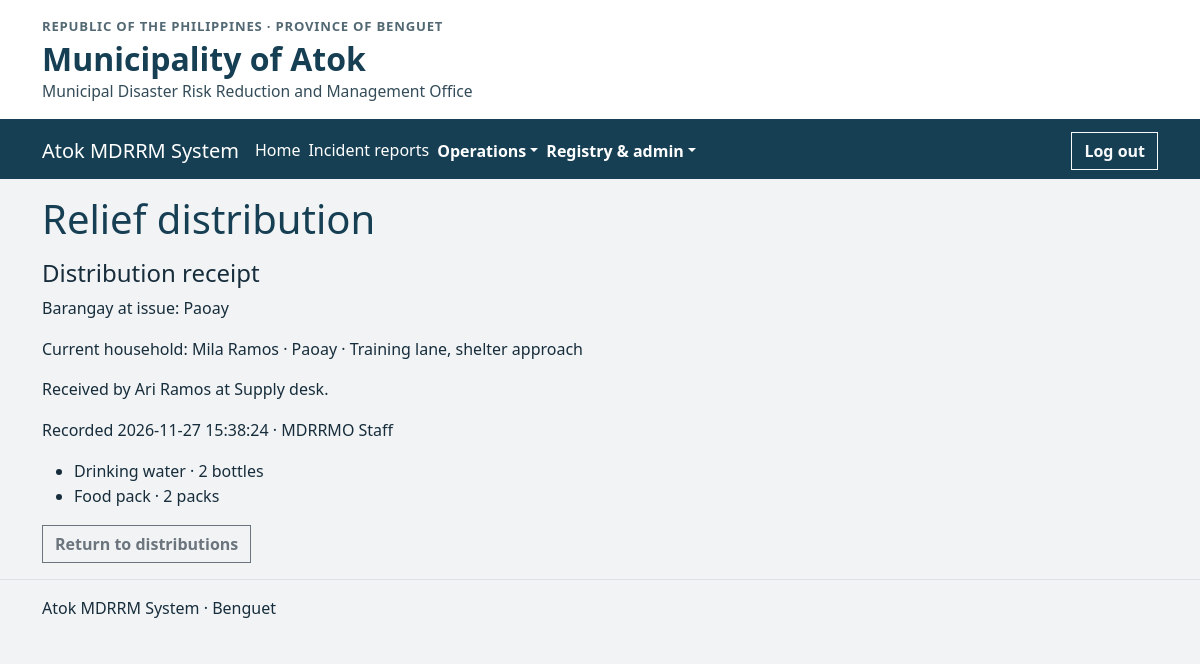
The page /relief_distribution.php?receipt=1 (signed in) on the database its author committed.
### tables this page shows
CREATE TABLE relief_distributions (
    id INT UNSIGNED AUTO_INCREMENT PRIMARY KEY,
    household_id INT UNSIGNED NOT NULL,
    point_id INT UNSIGNED NOT NULL,
    receiver VARCHAR(100) NOT NULL,
    staff_id INT UNSIGNED NOT NULL,
    distributed_at TIMESTAMP NOT NULL DEFAULT CURRENT_TIMESTAMP,
    barangay_at_issue VARCHAR(40) NULL,
    submission_key CHAR(32) NOT NULL UNIQUE,
    INDEX idx_relief_distributions_distributed_at (distributed_at),
    FOREIGN KEY (household_id) REFERENCES households(id),
    FOREIGN KEY (point_id) REFERENCES relief_points(id),
    FOREIGN KEY (staff_id) REFERENCES accounts(id)
);

CREATE TABLE household_members (
    id INT UNSIGNED AUTO_INCREMENT PRIMARY KEY,
    household_id INT UNSIGNED NOT NULL,
    full_name VARCHAR(100) NOT NULL,
    active BOOLEAN NOT NULL DEFAULT TRUE,
    UNIQUE (household_id, id),
    FOREIGN KEY (household_id) REFERENCES households(id)
);

CREATE TABLE households (
    latitude DECIMAL(10,7),
    longitude DECIMAL(10,7),
    id INT UNSIGNED AUTO_INCREMENT PRIMARY KEY,
    barangay VARCHAR(40) NOT NULL,
    address VARCHAR(255) NOT NULL,
    emergency_name VARCHAR(100) NOT NULL,
    emergency_phone VARCHAR(13) NOT NULL,
    registry_reason VARCHAR(24) NOT NULL,
    vulnerability VARCHAR(40) NOT NULL,
    hazard_notes VARCHAR(500) NOT NULL DEFAULT ''
);

CREATE TABLE relief_points (
    latitude DECIMAL(10,7),
    longitude DECIMAL(10,7),
    active BOOLEAN NOT NULL DEFAULT TRUE,
    id INT UNSIGNED AUTO_INCREMENT PRIMARY KEY,
    name VARCHAR(100) NOT NULL,
    barangay VARCHAR(40) NOT NULL,
    address VARCHAR(255) NOT NULL,
    UNIQUE (barangay,name)
);

CREATE TABLE accounts (
    id INT UNSIGNED AUTO_INCREMENT PRIMARY KEY,
    full_name VARCHAR(100) NOT NULL,
    email VARCHAR(254) NOT NULL UNIQUE,
    password_hash VARCHAR(255) NOT NULL,
    phone VARCHAR(13) NULL,
    role ENUM('staff','resident') NOT NULL,
    active BOOLEAN NOT NULL DEFAULT TRUE,
    must_change BOOLEAN NOT NULL DEFAULT TRUE,
    session_version INT UNSIGNED NOT NULL DEFAULT 1
);

CREATE TABLE distribution_items (
    distribution_id INT UNSIGNED NOT NULL,
    good_id INT UNSIGNED NOT NULL,
    quantity INT UNSIGNED NOT NULL,
    movement_id INT UNSIGNED NOT NULL UNIQUE,
    PRIMARY KEY (distribution_id,good_id),
    FOREIGN KEY (distribution_id) REFERENCES relief_distributions(id),
    FOREIGN KEY (good_id) REFERENCES relief_goods(id),
    FOREIGN KEY (movement_id) REFERENCES stock_movements(id)
);

CREATE TABLE relief_goods (
    id INT UNSIGNED AUTO_INCREMENT PRIMARY KEY,
    name VARCHAR(100) NOT NULL,
    unit VARCHAR(40) NOT NULL,
    minimum_stock INT UNSIGNED NOT NULL DEFAULT 0,
    balance INT UNSIGNED NOT NULL DEFAULT 0,
    UNIQUE (name, unit)
);

### includes/session.php (called while the page is built, shortened)
<?php
function h(mixed $value, int $flags = ENT_QUOTES | ENT_SUBSTITUTE, string $encoding = 'UTF-8'): string
{
    return htmlspecialchars((string)$value, $flags, $encoding);
}

### relief_distribution.php (the view, shortened to what this page needs)
<?php
require __DIR__ . '/includes/session.php';
$historySql = 'SELECT d.id,d.distributed_at,d.receiver,d.barangay_at_issue,h.barangay,h.address,m.full_name AS representative,p.name AS point_name,a.full_name AS encoder
    FROM relief_distributions d JOIN households h ON h.id=d.household_id
    LEFT JOIN household_representatives r ON r.household_id=h.id LEFT JOIN household_members m ON m.id=r.member_id
    JOIN relief_points p ON p.id=d.point_id JOIN accounts a ON a.id=d.staff_id';
$receipt = null;
if (isset($_GET['receipt'])) {
    $query = $pdo->prepare($historySql . ' WHERE d.id=?');
    $query->execute([filter_input(INPUT_GET,'receipt',FILTER_VALIDATE_INT)]);
    $receipt = $query->fetch();
}
require __DIR__ . '/includes/header.php';
?>
<h1>Relief distribution</h1>
<?php if ($receipt): ?>
    <h2 class="h4">Distribution receipt</h2>
    <p>Barangay at issue: <?= h($receipt['barangay_at_issue'] ?? 'Unconfirmed (older record)') ?></p>
    <p>Current household: <?= h(($receipt['representative'] ?? 'Representative not selected').' · '.$receipt['barangay'].' · '.$receipt['address']) ?></p>
    <p>Received by <?= h($receipt['receiver']) ?> at <?= h($receipt['point_name']) ?>.</p>
    <p>Recorded <?= h($receipt['distributed_at'].' · '.$receipt['encoder']) ?></p>
    <ul>
        <?php
        $query = $pdo->prepare('SELECT g.name,g.unit,i.quantity FROM distribution_items i JOIN relief_goods g ON g.id=i.good_id WHERE i.distribution_id=? ORDER BY g.name,g.unit');
        $query->execute([$receipt['id']]);
        foreach ($query as $line): ?>
            <li><?= h($line['name'].' · '.$line['quantity'].' '.$line['unit']) ?></li>
        <?php endforeach; ?>
    </ul>
    <a class="btn btn-outline-secondary" href="relief_distribution.php">Return to distributions</a>
<?php endif; ?>
<?php require __DIR__ . '/includes/footer.php'; ?>

### assets/css/site.css (style rules this page uses)
:root { --bs-border-radius: 0; --bs-border-radius-sm: 0; --bs-border-radius-lg: 0; --bs-border-radius-pill: 0; --atok-ink: #172d3b; --atok-navy: #173f54; --atok-teal: #175b59; --atok-border: #d7e1e5; --atok-page: #f1f3f5; --atok-surface: #fff; }
body { color: var(--atok-ink); background: var(--atok-page); line-height: 1.55; }
.navbar-toggler, .btn, .form-control, .form-select { border-radius: 0; }
.btn { font-weight: 600; }
main > p { max-width: 75ch; }
main h1 { color: var(--atok-navy); margin-bottom: 1rem; }
main h2 { color: #23495b; }

### rows shown on the page
relief_distributions: barangay_at_issue "Paoay", household_members.full_name "Mila Ramos · Paoay · Training lane, shelter approach", receiver "Ari Ramos", point.name "Supply desk", distributed_at.full_name "2026-11-27 15:38:24 · MDRRMO Staff"
distribution_items: good+quantity "Drinking water · 2 bottles"
distribution_items: good+quantity "Food pack · 2 packs"
